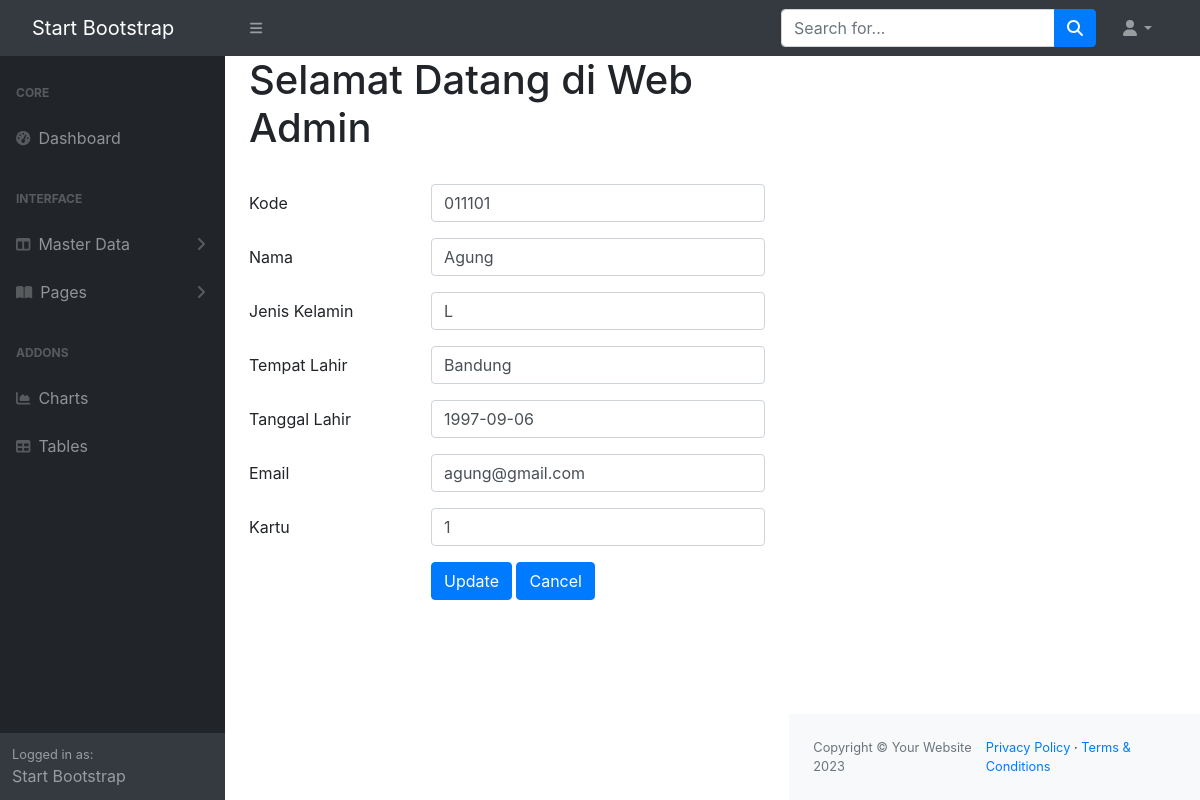
Screenshot of /admin/index.php?url=pelanggan_form&idedit=1 with the database file from the repository.
### tables this page shows
CREATE TABLE `pelanggan` (
  `id` int(11) NOT NULL,
  `kode` varchar(10) DEFAULT NULL,
  `nama_pelanggan` varchar(50) DEFAULT NULL,
  `jk` char(1) DEFAULT NULL,
  `tmp_lahir` varchar(30) DEFAULT NULL,
  `tgl_lahir` date DEFAULT NULL,
  `email` varchar(30) DEFAULT NULL,
  `kartu_id` int(11) NOT NULL
);

### admin/models/Pelanggan.php (called while the page is built, shortened)
<?php
class Pelanggan {
 private $koneksi;
 public function __construct(){
    global $dbh;
    $this->koneksi = $dbh;
}
public function getPelanggan($id){
    $sql = "SELECT pelanggan.*, kartu.nama as kartu FROM pelanggan INNER JOIN
    kartu ON kartu.id = pelanggan.kartu_id WHERE pelanggan.id = ? ";
    $ps = $this->koneksi->prepare($sql);
    $ps->execute([$id]);
    $rs = $ps->fetch();
    return $rs;
}
}
?>

### admin/pelanggan_form.php (the view, shortened to what this page needs)
<br>
<?php
$obj_pelanggan = new Pelanggan();
$idedit = $_REQUEST['idedit'];
$cust = !empty($idedit) ?$obj_pelanggan->getPelanggan($idedit) : array();
?>
<form action="pelanggan_controller.php" method="POST">
      <div class="form-group row">
        <label for="text1" class="col-4 col-form-label">Kode</label>
        <div class="col-8">
          <input id="kode" name="kode" type="text" class="form-control" value="<?= $cust['kode'] ?>">
        </div>
      </div>
      <div class="form-group row">
        <label for="text2" class="col-4 col-form-label">Nama</label>
        <div class="col-8">
          <input id="nama_pelanggan" name="nama_pelanggan" type="text" class="form-control" value="<?= $cust['nama_pelanggan'] ?>">
        </div>
      </div>
      <div class="form-group row">
        <label for="text3" class="col-4 col-form-label">Jenis Kelamin</label>
        <div class="col-8">
          <input id="jk" name="jk" type="text" class="form-control" value="<?= $cust['jk'] ?>">
        </div>
      </div>
      <div class="form-group row">
        <label for="text" class="col-4 col-form-label">Tempat Lahir</label>
        <div class="col-8">
          <input id="tmp_lahir" name="tmp_lahir" type="text" class="form-control" value="<?= $cust['tmp_lahir'] ?>">
        </div>
      </div>
      <div class="form-group row">
        <label for="text4" class="col-4 col-form-label">Tanggal Lahir</label>
        <div class="col-8">
          <input id="tgl_lahir" name="tgl_lahir" type="text" class="form-control" value="<?= $cust['tgl_lahir'] ?>">
        </div>
      </div>
      <div class="form-group row">
        <label for="text5" class="col-4 col-form-label">Email</label>
        <div class="col-8">
          <input id="email" name="email" type="text" class="form-control" value="<?= $cust['email'] ?>">
        </div>
      </div>
      <div class="form-group row">
        <label for="text6" class="col-4 col-form-label">Kartu</label>
        <div class="col-8">
          <input id="kartu_id" name="kartu_id" type="text" class="form-control" value="<?= $cust['kartu_id'] ?>">
        </div>
      </div>
      <div class="form-group row">
        <div class="offset-4 col-8">
          <?php
            if(empty($idedit)){
          ?>
          <button name="proses" type="submit" value="simpan" class="btn btn-primary">Submit</button>
          <?php
            }
            else{
              ?>
              <button name="proses" type="submit" value="ubah" class="btn btn-primary">Update</button>
              <?php
            }
            ?>
            <button name="proses" type="submit" value="batal" class="btn btn-primary">Cancel</button>
        </div>
      </div>
    </form>

### rows the page displays
pelanggan: kode "011101", nama_pelanggan "Agung", jk "L", tmp_lahir "Bandung", tgl_lahir "1997-09-06", email "agung@gmail.com", kartu_id "1"
